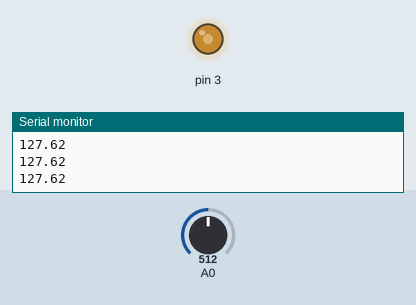
Recording of a sketch running on a simulated Arduino Uno, built with avr-gcc and run on an emulated ATmega328P. On the bench: output pins drawn as LEDs (lit = HIGH), the last lines printed to the serial monitor. The test bench sets the inputs (shaded band); at power-on: A0 = 512.

Above: at 1.2 s.
1.3 s: A0 set to 716
At 2.0 s:
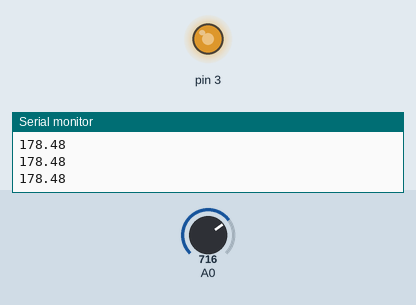
2.8 s: A0 set to 900
At 4.0 s:
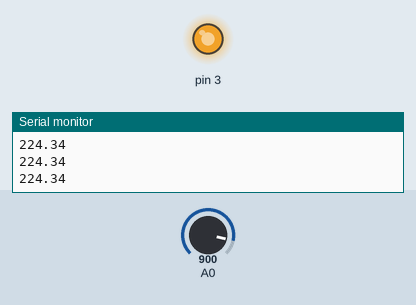
4.3 s: A0 set to 122
At 5.3 s:
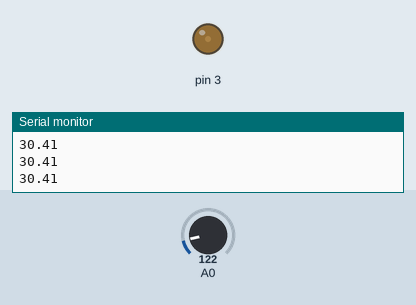
5.8 s: A0 set to 0
At 6.3 s:
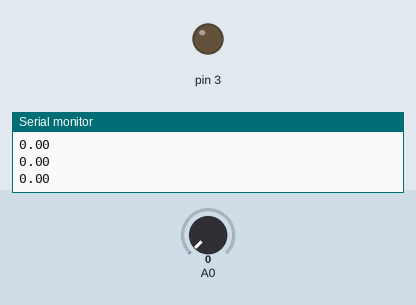
7.3 s: A0 set to 511
At 7.7 s:
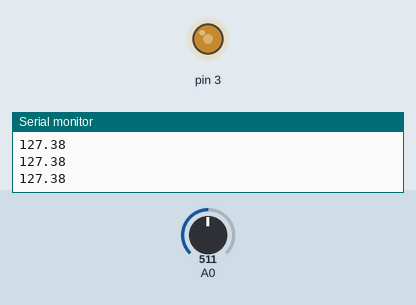
Timing chart, 0 to 9.8 s (numbered marks = the images above; inputs shaded):
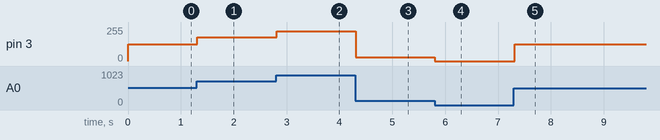

The sketch:

LED.ino
```cpp
void setup() {
 Serial.begin(9600);
pinMode(3,OUTPUT);
}
void loop() {
  int sensorValue = analogRead(A0);
  float value = sensorValue * (255.0 / 1023.0);
  Serial.println(value);
  analogWrite(3, value);
}
```

Measured:
- after the input at 1.3 s, pin 3: 127/255 → 178/255 at once
- after the input at 2.8 s, pin 3: 178/255 → 224/255 at once
- after the input at 4.3 s, pin 3: 224/255 → 30/255 at once
- after the input at 5.8 s, pin 3: 30/255 → 0/255 at once
- after the input at 7.3 s, pin 3: 0/255 → 127/255 at once
